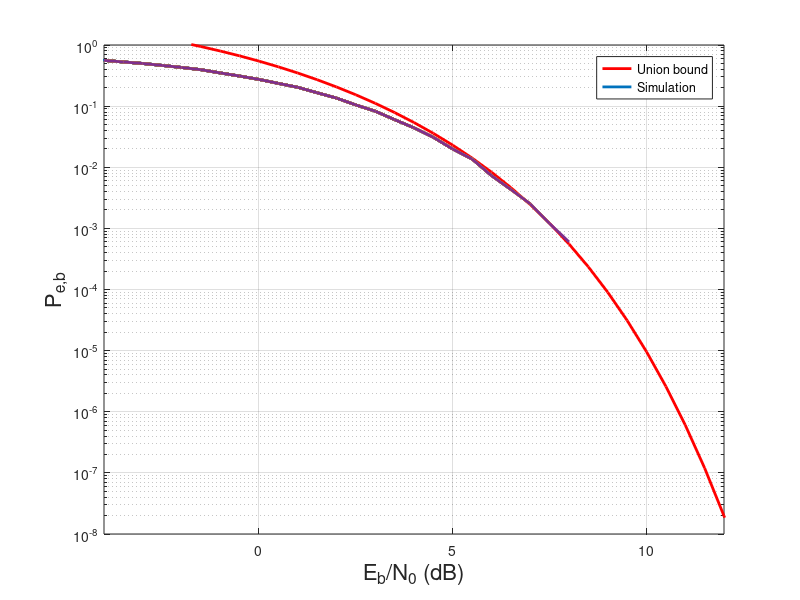

The MATLAB script that drew this image:
clear all;
%%%%%%%%%%%%%%%%%%%%%%%%%%%%%%%%%%%%%%%%%%%%%%%%%%%%%%%%%
%                                                       %
%                Simulation Parameters                  %
%                                                       %
%%%%%%%%%%%%%%%%%%%%%%%%%%%%%%%%%%%%%%%%%%%%%%%%%%%%%%%%%
ncount=input('Number of errors = ');
%%%%%%%%%%%%%%%%%%%%%%%%%%%%%%%%%%%%%%%%%%%%%%%%%%%%%%%%%
%                                                       %
%                Setup the Simulation                   %
%                                                       %
%%%%%%%%%%%%%%%%%%%%%%%%%%%%%%%%%%%%%%%%%%%%%%%%%%%%%%%%%
E=1
Eb=E;                 % Relation between energy per code symbol and bit
s(1,:)  =  sqrt(E)*[ exp(j*2*pi*0/8), exp(j*2*pi*0/8), exp(j*2*pi*0/8), exp(j*2*pi*0/8) ];
s(2,:)  =  sqrt(E)*[ exp(j*2*pi*0/8), exp(j*2*pi*4/8), exp(j*2*pi*0/8), exp(j*2*pi*0/8) ];
s(3,:)  =  sqrt(E)*[ exp(j*2*pi*0/8), exp(j*2*pi*2/8), exp(j*2*pi*5/8), exp(j*2*pi*2/8) ];
s(4,:)  =  sqrt(E)*[ exp(j*2*pi*0/8), exp(j*2*pi*6/8), exp(j*2*pi*5/8), exp(j*2*pi*2/8) ];
s(5,:)  =  sqrt(E)*[ exp(j*2*pi*4/8), exp(j*2*pi*0/8), exp(j*2*pi*0/8), exp(j*2*pi*0/8) ];
s(6,:)  =  sqrt(E)*[ exp(j*2*pi*4/8), exp(j*2*pi*4/8), exp(j*2*pi*0/8), exp(j*2*pi*0/8) ];
s(7,:)  =  sqrt(E)*[ exp(j*2*pi*4/8), exp(j*2*pi*2/8), exp(j*2*pi*5/8), exp(j*2*pi*2/8) ];
s(8,:)  =  sqrt(E)*[ exp(j*2*pi*4/8), exp(j*2*pi*6/8), exp(j*2*pi*5/8), exp(j*2*pi*2/8) ];
s(9,:)  =  sqrt(E)*[ exp(j*2*pi*2/8), exp(j*2*pi*5/8), exp(j*2*pi*2/8), exp(j*2*pi*0/8) ];
s(10,:)  =  sqrt(E)*[ exp(j*2*pi*2/8), exp(j*2*pi*1/8), exp(j*2*pi*2/8), exp(j*2*pi*0/8) ];
s(11,:)  =  sqrt(E)*[ exp(j*2*pi*2/8), exp(j*2*pi*3/8), exp(j*2*pi*7/8), exp(j*2*pi*2/8) ];
s(12,:)  =  sqrt(E)*[ exp(j*2*pi*2/8), exp(j*2*pi*7/8), exp(j*2*pi*7/8), exp(j*2*pi*2/8) ];
s(13,:)  =  sqrt(E)*[ exp(j*2*pi*6/8), exp(j*2*pi*5/8), exp(j*2*pi*2/8), exp(j*2*pi*0/8) ];
s(14,:)  =  sqrt(E)*[ exp(j*2*pi*6/8), exp(j*2*pi*1/8), exp(j*2*pi*2/8), exp(j*2*pi*0/8) ];
s(15,:)  =  sqrt(E)*[ exp(j*2*pi*6/8), exp(j*2*pi*3/8), exp(j*2*pi*7/8), exp(j*2*pi*2/8) ];
s(16,:)  =  sqrt(E)*[ exp(j*2*pi*6/8), exp(j*2*pi*7/8), exp(j*2*pi*7/8), exp(j*2*pi*2/8) ];

%=========================================================================================%
%                                                                                         %
%                           Compute the Union Bound First                                 %
%                                                                                         %
%=========================================================================================%

for m=1:35
	EbN0dB(m)=-4+(m-1)/2
	EbN0(m)=10^(EbN0dB(m)/10);
	N0=Eb/EbN0(m);            % Noise power
	sigma=sqrt(N0/2);

%=========================================================================================%
%                                                                                         %
%   YOUR CODE FOR UNION BOUND GOES HERE                                                   %
%                                                                                         %
%=========================================================================================%
    pes_ub(m)=0
    for i=1:16
        pe(i)=0;
        for l=1:16
            d(i,l)=sqrt(sum((abs(s(i,:)-s(l,:))).^2));
            if (l ~= i) 
                pe(i)=pe(i)+qfunc(d(i,l)/(2*sigma)); 
            end
        end
        pes_ub(m)=pes_ub(m)+pe(i)/16;
    end
% 	pes_ub(m)= .... this is your result for the union bound

end
semilogy(EbN0dB,pes_ub,'r','LineWidth',2)    % PLOT THE RESULTS
hold on

clear EbN0dB
%=========================================================================================%
%                                                                                         %
%                           Now do the simulation                                         %
%                                                                                         %
%=========================================================================================%

for m=1:25
    EbN0dB(m)=-4+(m-1)/2
    EbN0(m)=10^(EbN0dB(m)/10);
    N0=Eb/EbN0(m);            % Noise power
    sigma=sqrt(N0/2);


%=========================================================================================%

    allsignals=s;
    nberrors=0;
    nserrors=0;
    nbsim=0;
    nsim=0;
    while(or((nserrors < ncount),(nbsim < 100000)))  % THIS CONDITION DETERMINES HOW MANY SIMULATIONS YOU RUN
        %%%%%%%%%%%%%%%%%%%%%%%%%%%%%%%%%%%%%%%%%%%%%%%%%%%%%%%%%
        %                                                       %
        %              Generate data and signals                %
        %                                                       %
        %%%%%%%%%%%%%%%%%%%%%%%%%%%%%%%%%%%%%%%%%%%%%%%%%%%%%%%%%

        b=round(rand(1,4));
        index=(b(4)+2*b(3)+4*b(2)+8*b(1))+1;
        strans=allsignals(index,:);
        %%%%%%%%%%%%%%%%%%%%%%%%%%%%%%%%%%%%%%%%%%%%%%%%%%%%%%%%%
        %                                                       %
        %                  Add Noise                            %
        %                                                       %
        %%%%%%%%%%%%%%%%%%%%%%%%%%%%%%%%%%%%%%%%%%%%%%%%%%%%%%%%%

        noise=sigma*randn(1,4)+j*sigma*randn(1,4);
        rcvd=strans+noise; 

        %%%%%%%%%%%%%%%%%%%%%%%%%%%%%%%%%%%%%%%%%%%%%%%%%%%%%%%%%
        %                                                       %
        %           Decode the received signal              %
        %                                                       %
        %%%%%%%%%%%%%%%%%%%%%%%%%%%%%%%%%%%%%%%%%%%%%%%%%%%%%%%%%
        r = [ rcvd;rcvd;rcvd;rcvd;rcvd;rcvd;rcvd;rcvd;rcvd;rcvd;rcvd;rcvd;rcvd;rcvd;rcvd;rcvd];
        vec_distance = vecnorm(r - s, 2, 2);
        [min_distance, dec_index] = min(vec_distance);
        % 
        % min_distance = 999;
        % dec_index = 0;
        % for i = 1:16
        %      
        %      distance = norm(s(i,:) - rcvd )
        %      distance_vec(i) = distance
        %     if(distance < min_distance)
        %         min_distance = distance
        %         dec_index = i
        %     end
        % end
        
        if(dec_index ~= index)
            nserrors = nserrors +1;
        end
        nbsim = nbsim + 4;
        nsim = nsim + 1;
        %%%%%%%%%%%%%%%%%%%%%%%%%%%%%%%%%%%%%%%%%%%%%%%%%%%%%%%%%
        %                                                       %
        %        PUT YOUR CODE HERE FOR DECODING THE SIGNAL     % 
        %        AND COUNTING THE NUMBER OF ERRORS              %
        %        nberrors is number of bit errors               %
        %        nserrors is number of symbol errors            %
        %                                                       %
        %%%%%%%%%%%%%%%%%%%%%%%%%%%%%%%%%%%%%%%%%%%%%%%%%%%%%%%%%

    end
	peb(m)=nberrors/nbsim;
	pes(m)=nserrors/nsim;
    semilogy(EbN0dB,pes,'LineWidth',2)
    axis([-4 12 0.00000001 1])
    grid on
    hold on
    xlabel('E_b/N_0 (dB)','FontSize',16)
    ylabel('P_{e,b}','FontSize',16)
    legend('Union bound', 'Simulation')
end



function Total_Q = pij(si, S,Sigma)
    Total_Q = 0;
    for i =  1:16
        if i == si
            continue;
        else
            distance = norm(S(i,:) - S(si,:));
            disp("distance in " + si +" "+ i +"  : "+ distance)
            y = qfunc(distance / (2* Sigma));
            Total_Q =  Total_Q + y;
            disp("P2 for "+ si + " " + i +" is: "  + y)
        end 
    end 
    disp("Pei for " + i + " is :" + Total_Q)
end


